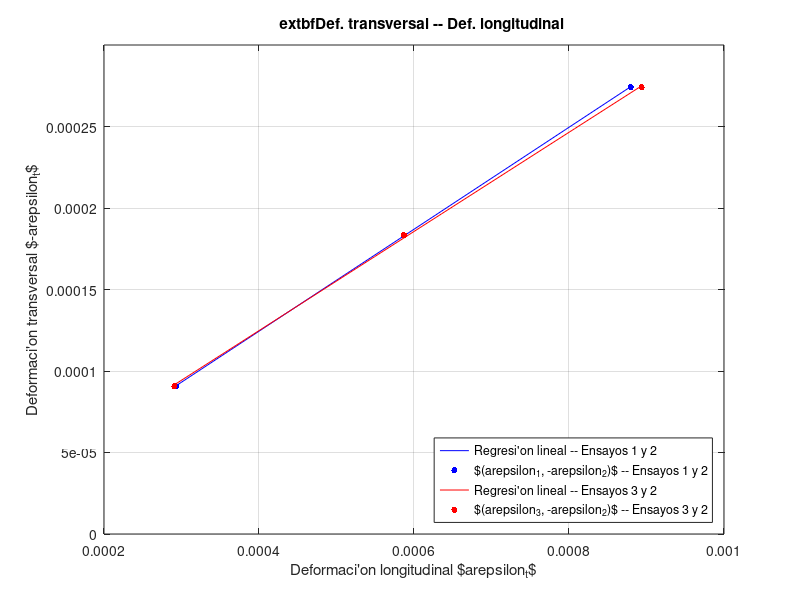

Here is the MATLAB script that generated this plot: (Note: this script raises an error after producing the figure.)
clear; close all; clc;

%% 1. DATOS
m = [1 2 3];            % Masas utilizadas  [kg]
P = 9.81*m;             % Cargas aplicadas  [N]
load("data/e1.mat");    % Deformaciones ensayo deformación longitudinal 1/4 puente
e1 = e;                 % Deformación longitudinal
load("data/e2.mat");    % Deformaciones ensayo deformación transversal 1/4 puente
e2 = -e;                % Deformación transversal
load("data/e3.mat");    % Deformaciones ensayo deformación longitudinal 1/2 puente
e3 = e;                 % Deformación longitudinal

%% 2. REGRESIÓN 1
A1 = [e1' ones(3,1)];
b1 = e2';

coef = inv(A1'*A1)*(A1'*b1);    % Sistema de ecuaciones normales
a1 = coef(1);                   % Coeficiente de Poisson [Pa]
b1 = coef(2);                   % Intercept

f1 = @(x) a1*x + b1;    % Recta deformación transversal-deformación longitudinal (1)
et_pred1 = f1(e1);      % Valores predichos de deformación transversal (1)
R2_1 = (norm(et_pred1 - mean(e2))/norm(e2 - mean(e2)))^2;    % Coeficiente determinación 1

fprintf("Regresión 1\n");
fprintf("%10s = %.4f\n", "Poisson", a1);
fprintf("%10s = %.4e\n", "Intercept", b1);
fprintf("%10s = %.3e\n", "1-R2", 1-R2_1);

%% 3. REGRESIÓN 2
A2 = [e3' ones(3,1)];
b2 = e2';

coef = inv(A2'*A2)*(A2'*b2);    % Sistema de ecuaciones normales
a2 = coef(1);                   % Coeficiente de Poisson [Pa]
b2 = coef(2);                   % Intercept

f2 = @(x) a2*x + b2;    % Recta deformación transversal-deformación longitudinal
et_pred2 = f2(e3);      % Valores predichos de deformación transversal
R2_2 = (norm(et_pred2 - mean(e2))/norm(e2 - mean(e2)))^2;   % Coeficiente determinación

fprintf("\n\nRegresión 2\n");
fprintf("%10s = %.4f\n", "Poisson", a2);
fprintf("%10s = %.4e\n", "Intercept", b2);
fprintf("%10s = %.3e\n", "1-R2", 1-R2_2);

%% 4. IMPRIMIR DATOS
for i = 1:length(m)
    fprintf("$%1d$ %3s $%7.2f$ %3s $%8.3e$ %3s $%8.3e$ %3s $%8.3e$ \\\\ \n", m(i), "&", P(i), "&", e1(i), "&", -e2(i), "&", e3(i));
end

%% 4. PLOT

h = figure(1);
hold on;
title("\textbf{Def. transversal -- Def. longitudinal}");
fplot(f1, [e1(1) e1(end)], 'b');
scatter(e1, e2, 20, 'b', 'filled');
fplot(f2, [e3(1) e3(end)], 'r');
scatter(e3, e2, 20, 'r', 'filled');
xlabel("Deformaci\'on longitudinal $\varepsilon_t$");
ylabel("Deformaci\'on transversal $-\varepsilon_t$");
% axis equal;
xlim([2e-4 1e-3]);
ylim([0 3e-4]);
grid on;
box on;
legend("Regresi\'on lineal -- Ensayos 1 y 2", "$(\varepsilon_1, -\varepsilon_2)$ -- Ensayos 1 y 2", ...
    "Regresi\'on lineal -- Ensayos 3 y 2", "$(\varepsilon_3, -\varepsilon_2)$ -- Ensayos 3 y 2", ...
    "Location", "southeast");
set(gcf, 'units', 'centimeters', 'position', [0,5,15,9]);
hold off;
save2pdf(h, "plots/poisson.pdf");




% figure(2);
% hold on;
% title("\textbf{Def. transversal -- Def. longitudinal}");
% fplot(f2, [e3(1) e3(end)], 'r');
% scatter(e3, e2, 20, 'b', 'filled');
% xlabel("Deformaci\'on longitudinal $\varepsilon_t$");
% ylabel("Deformaci\'on transversal $\varepsilon_t$");
% axis equal;
% xlim([2e-4 1e-3]);
% ylim([-5e-4 0]);
% grid on;
% box on;
% legend("Regresi\'on lineal", "$(\varepsilon_\ell, \varepsilon_t)$");
% set(gcf, 'units', 'centimeters', 'position', [20,5,15,9]);
% hold off;
